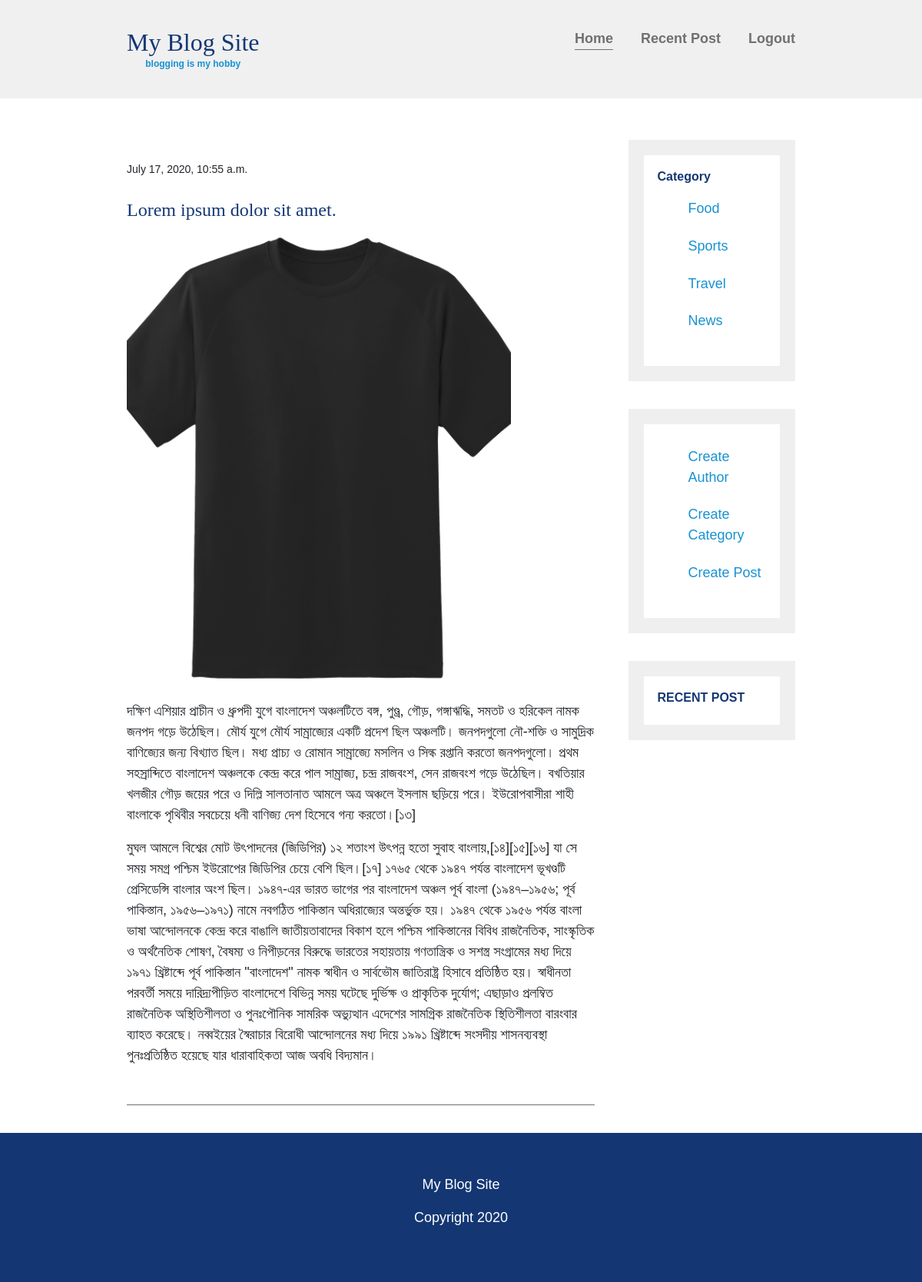
Screenshot of /posts-detail/6 (signed in) with the database file from the repository.
### Blog_app/models.py (models this page shows, shortened)
class Post(models.Model):
    author = models.ForeignKey(User, on_delete=models.CASCADE)
    category = models.ForeignKey(Category, models.CASCADE)
    title = models.CharField(max_length=200)
    post_slug = models.SlugField(max_length=200, unique=True)
    post_img = models.ImageField(upload_to='post_img', null=True, blank=True)
    post_content = models.TextField()
    created_at = models.DateTimeField(auto_now_add=True)
    update_at = models.DateTimeField(auto_now=True)
    class Meta:
        ordering = ['-created_at']

class Category(models.Model):
    title = models.CharField(max_length=50)
    class Meta:
        verbose_name_plural = 'Categories'

### Blog_app/views.py (the view)
# urls.py: path('posts-detail/<int:post_id>', views.detail_post, name='posts-detail'),
def detail_post(request, post_id):
    post = Post.objects.get(pk=post_id)
    categories = Category.objects.all()
    context = {
        'post': post,
        'categories': categories
    }
    return render(request, 'blog/detail_post.html', context)

### templates/blog/detail_post.html (shortened to what this page needs)
{% extends 'base.html' %}
{% block content_block %}
    <article class="article-featured">
          <h2 class="article-title">Lorem ipsum dolor sit amet.</h2>
         {% if post.post_img %}
          <div class="img">
             <img src="{{ post.post_img.url }}" alt="" class="article-image" />
           </div>
         {% endif %}
          <p class="article-info">{{ post.created_at }}</p>
          <p class="article-body">
            {{ post.post_content|linebreaks }}
          </p>
        </article>
{% endblock %}

### templates/sidebar.html (shortened to what this page needs)
{% load custom_filters %}
<aside class="sidebar">
    {% if request.user.is_authenticated %}
        <div class="sidebar-widget">
           <h2 class="widget-title">Category</h2>
          <ul>
            {% for category in categories %}
            <li><a href="{% url 'Blog_app:posts-under-category' cat_id=category.pk %}">{{ category.title }}</a></li>
            {% endfor %}
          </ul>
        </div>
        <div class="sidebar-widget">
          <ul>
            <li><a href="">Create Author</a></li>
            <li><a href="{% url 'Blog_app:create-category' %}">Create Category</a></li>
            <li><a href="{% url 'Blog_app:create-post' %}">Create Post</a></li>
          </ul>
        </div>
        {% endif %}
        <div class="sidebar-widget">
          <h2 class="widget-title">RECENT POST</h2>
        </div>
      </aside>
</div>

### static/resources/css/main.css (style rules this page uses)
body { margin: 0; padding: 0; font-family: "Ubuntu", sans-serif; font-size: 1.125rem; font-weight: 300; }
img { max-width: 100%; display: block; }
h1, h2, h3 { font-family: "Lora", serif; font-weight: 400; color: #143774; margin-top: 0; }
a { color: #1792d2; }
.article-title { font-size: 1.5rem; }
.article-read-more, .article-info { font-size: 0.875rem; }
.article-info { margin: 2em 0; }
.widget-title, .widget-recent-post-title { font-size: 1rem; }
.widget-title { font-family: "Ubuntu", sans-serif; font-weight: 700; }
.article-featured .img { width: 500px; height:600px; }
.article-featured .img img { width: 100%; height: 100%; }
@media (min-width: 675px) { aside { width: 25%; min-width: 200px; margin-left: 1em; } }
.article-featured { border-bottom: #707070 1px solid; padding-bottom: 1em; margin-bottom: 2em; }
@media (min-width: 675px) { .article-image { width: 100%; min-height: 250px; object-fit: cover; } }
@media (min-width: 675px) { .article-featured { display: flex; flex-direction: column; } }
@media (min-width: 675px) { .article-image { order: -2; } }
@media (min-width: 675px) { .article-info { order: -1; } }
.sidebar-widget { border: 20px solid #efefef; margin-bottom: 2em; padding: 1em; }
.sidebar-widget ul { list-style: none; }
.sidebar-widget ul li { display: block; padding: 0.6em 0; }
.sidebar-widget ul li a { text-decoration: none; }

### rows the page displays
Post: post_img (picture), created_at "July 17, 2020, 10:55 a.m.", post_content "দক্ষিণ এশিয়ার প্রাচীন ও ধ্রুপদী যুগে বাংলাদেশ অঞ্চলটিতে বঙ্গ, পুণ্ড্র, গৌড়, গঙ্গাঋদ্ধি, সমতট ও হরিকেল নামক জনপদ গড়ে উঠেছিল। মৌর্য যুগে মৌর্য সাম্রাজ্যের একটি প্রদেশ ছিল অঞ্চলটি। জনপদগুলো নৌ-শক্তি ও সামুদ্রিক বাণিজ্যের জন্য বিখ্যাত ছিল। মধ্য প্রাচ্য ও রোমান সাম্রাজ্যে মসলিন ও সিল্ক রপ্তানি করতো জনপদগুলো। প্রথম সহস্রাব্দিতে বাংলাদেশ অঞ্চলকে কেন্দ্র করে পাল সাম্রাজ্য, চন্দ্র রাজবংশ, সেন রাজবংশ গড়ে উঠেছিল। বখতিয়ার খলজীর গৌড় জয়ের পরে ও দিল্লি সালতানাত আমলে অত্র অঞ্চলে ইসলাম ছড়িয়ে পরে। ইউরোপবাসীরা শাহী বাংলাকে পৃথিবীর সবচেয়ে ধনী বাণিজ্য দেশ হিসেবে গন্য করতো।[১৩] মুঘল আমলে বিশ্বের মোট উৎপাদনের (জিডিপির) ১২ শতাংশ উৎপন্ন হতো সুবাহ বাংলায়,[১৪][১৫][১৬] যা সে সময় সমগ্র পশ্চিম ইউরোপের…"
Category: title "Food"
Category: title "Sports"
Category: title "Travel"
Category: title "News"
